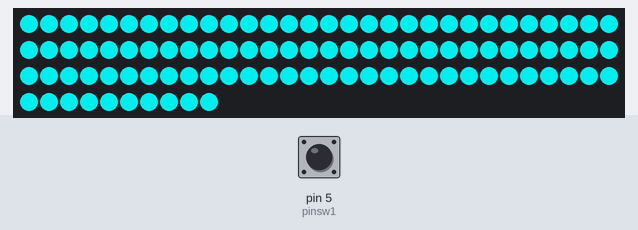
Bench run of a sketch on a simulated Arduino Uno, built with avr-gcc and run on an emulated ATmega328P. Parts: 100 RGB LEDs in strip order, left to right, continuing on the next row. The inputs (shaded band) are chosen by the test bench; at power-on: pin 5 (pinsw1) LOW. Dim RGB values are drawn brighter than linear; what the sketch prints to the serial monitor is not drawn.

Above: at 1.2 s.
1.3 s: pin 5 (pinsw1) pulled HIGH for 0.15 s
At 2.7 s:
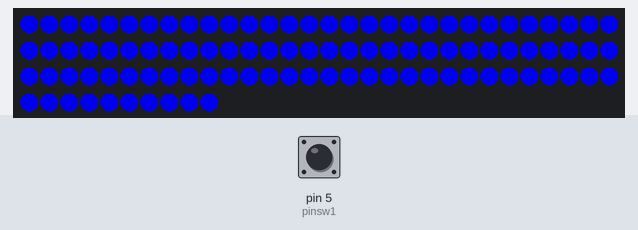
3.0 s: pin 5 (pinsw1) pulled HIGH for 1 s
At 5.1 s:
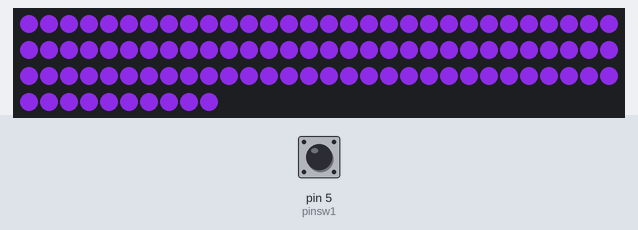
5.5 s: pin 5 (pinsw1) pulled HIGH for 0.15 s
At 6.9 s:
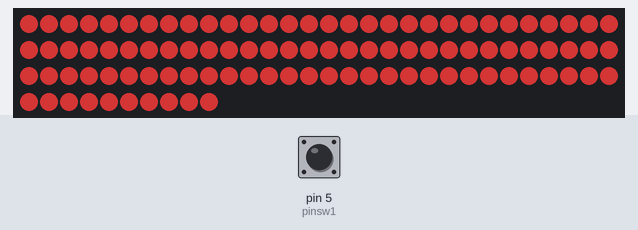
7.2 s: pin 5 (pinsw1) pulled HIGH for 3.2 s
At 11.2 s:
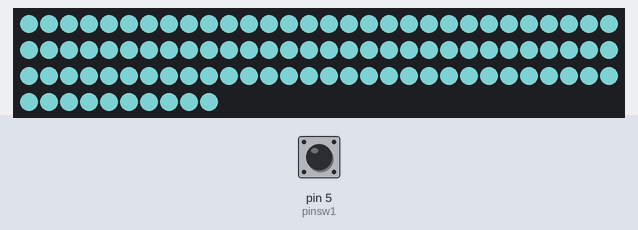
Timing chart, 0 to 11.1 s (numbered marks = the images above; inputs shaded):
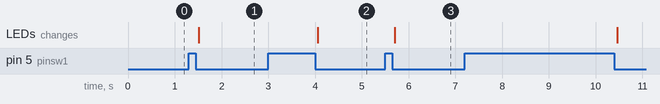

The sketch:

button_array_Fastled_Colors.ino
```cpp
int pinsw1 = 5;

#include <FastLED.h>
#define LED_PIN     12
#define NUM_LEDS    100
CRGB leds[NUM_LEDS];

 long colorTable[] = {
//CRGB::AliceBlue,
//CRGB::Amethyst,
//CRGB::AntiqueWhite,
CRGB::Aqua,
//CRGB::Aquamarine,
//CRGB::Azure,
//CRGB::Beige,
//CRGB::Bisque,
//CRGB::Black,
//CRGB::BlanchedAlmond,
CRGB::Blue,
CRGB::BlueViolet,
CRGB::Brown,
//CRGB::BurlyWood,
CRGB::CadetBlue,
CRGB::Chartreuse,
CRGB::Chocolate,
//CRGB::Coral,
CRGB::CornflowerBlue,
//CRGB::Cornsilk,
//CRGB::Crimson,
CRGB::Cyan,
CRGB::DarkBlue,
CRGB::DarkCyan,
CRGB::DarkGoldenrod,
//CRGB::DarkGray,
CRGB::DarkGreen,
//CRGB::DarkKhaki,
//CRGB::DarkMagenta,
CRGB::DarkOliveGreen,
CRGB::DarkOrange,
//CRGB::DarkOrchid,
CRGB::DarkRed,
//CRGB::DarkSalmon,
//CRGB::DarkSeaGreen,
CRGB::DarkSlateBlue,
CRGB::DarkSlateGray,
CRGB::DarkTurquoise,
//CRGB::DarkViolet,
//CRGB::DeepPink,
CRGB::DeepSkyBlue,
//CRGB::DimGray,
CRGB::DodgerBlue,
CRGB::FireBrick,
//CRGB::FloralWhite,
CRGB::ForestGreen, //nagyon jó
//CRGB::Fuchsia,
//CRGB::Gainsboro,
//CRGB::GhostWhite,
CRGB::Gold,
CRGB::Goldenrod,
//CRGB::Gray,
CRGB::Green,
//CRGB::GreenYellow,
//CRGB::Honeydew,
//CRGB::HotPink,
//CRGB::IndianRed,
CRGB::Indigo,
//CRGB::Ivory,
//CRGB::Khaki,
//CRGB::Lavender,
//CRGB::LavenderBlush,
CRGB::LawnGreen,
//CRGB::LemonChiffon,
//CRGB::LightBlue,
//CRGB::LightCoral,
//CRGB::LightCyan,
//CRGB::LightGoldenrodYellow,
//CRGB::LightGreen,
//CRGB::LightGrey,
//CRGB::LightPink,
//CRGB::LightSalmon,
//CRGB::LightSeaGreen,
CRGB::LightSkyBlue,
CRGB::LightSlateGray,
CRGB::LightSteelBlue,
//RGB::LightYellow,
CRGB::Lime,
CRGB::LimeGreen,
//CRGB::Linen,
CRGB::Magenta,
CRGB::Maroon,
CRGB::MediumAquamarine,
CRGB::MediumBlue,
CRGB::MediumOrchid,
CRGB::MediumPurple,
CRGB::MediumSeaGreen,
CRGB::MediumSlateBlue,
CRGB::MediumSpringGreen,
CRGB::MediumTurquoise,
//CRGB::MediumVioletRed,
CRGB::MidnightBlue,
//CRGB::MintCream,
//CRGB::MistyRose,
//CRGB::Moccasin,
//CRGB::NavajoWhite,
CRGB::Navy,
//CRGB::OldLace,
CRGB::Olive,
CRGB::OliveDrab,
CRGB::Orange,
CRGB::OrangeRed,
CRGB::Orchid,
//CRGB::PaleGoldenrod,
//CRGB::PaleGreen,
//CRGB::PaleTurquoise,
//CRGB::PaleVioletRed,
//CRGB::PapayaWhip,
//CRGB::PeachPuff,
//CRGB::Peru,
//CRGB::Pink,
//CRGB::Plaid,
//CRGB::Plum,
CRGB::PowderBlue,
//CRGB::Purple,
CRGB::Red,
//CRGB::RosyBrown,
CRGB::RoyalBlue,
CRGB::SaddleBrown,
//CRGB::Salmon,
//CRGB::SandyBrown,
CRGB::SeaGreen, //ok
//CRGB::Seashell,
CRGB::Sienna,
//CRGB::Silver,
CRGB::SkyBlue,
CRGB::SlateBlue,
//CRGB::SlateGray,
//CRGB::Snow,
CRGB::SpringGreen,
CRGB::SteelBlue, //nagyon ok
//CRGB::Tan,
CRGB::Teal,
//CRGB::Thistle,
CRGB::Tomato,
CRGB::Turquoise,
//CRGB::Violet,
//CRGB::Wheat,
//CRGB::White,
//CRGB::WhiteSmoke,
CRGB::Yellow,
CRGB::YellowGreen,
  };
int arrayPosition=0;

boolean oldSwitchState = LOW;
boolean newSwitchState = LOW;
byte state = 0;

void setup() {
  LEDS.addLeds<WS2812, LED_PIN, GRB>(leds, NUM_LEDS);
  LEDS.setBrightness(200);
  pinMode(pinsw1, INPUT);
  Serial.begin (9600);

}

void loop() {
   Serial.println(arrayPosition);

newSwitchState = digitalRead(pinsw1);
  if ( newSwitchState != oldSwitchState ){
     delay(50);
     if(newSwitchState == LOW){
     arrayPosition++;   //incrament this value when the button is pressed
     if(arrayPosition>66){  //reset it if it gets bigger than the array
        arrayPosition=0;
    }
  }
  for (int i = 0; i <NUM_LEDS; i++) {leds[i] = colorTable[arrayPosition];}
     oldSwitchState = newSwitchState;
  }
  for (int i = 0; i <NUM_LEDS; i++) {leds[i] = colorTable[arrayPosition];}
  FastLED.show();
}
```

Measured:
- after the input at 1.3 s, the LEDs: change after 0.21 s (image 1)
- after the input at 3.0 s, the LEDs: change after 1.1 s (image 2)
- after the input at 5.5 s, the LEDs: change after 0.21 s (image 3)
